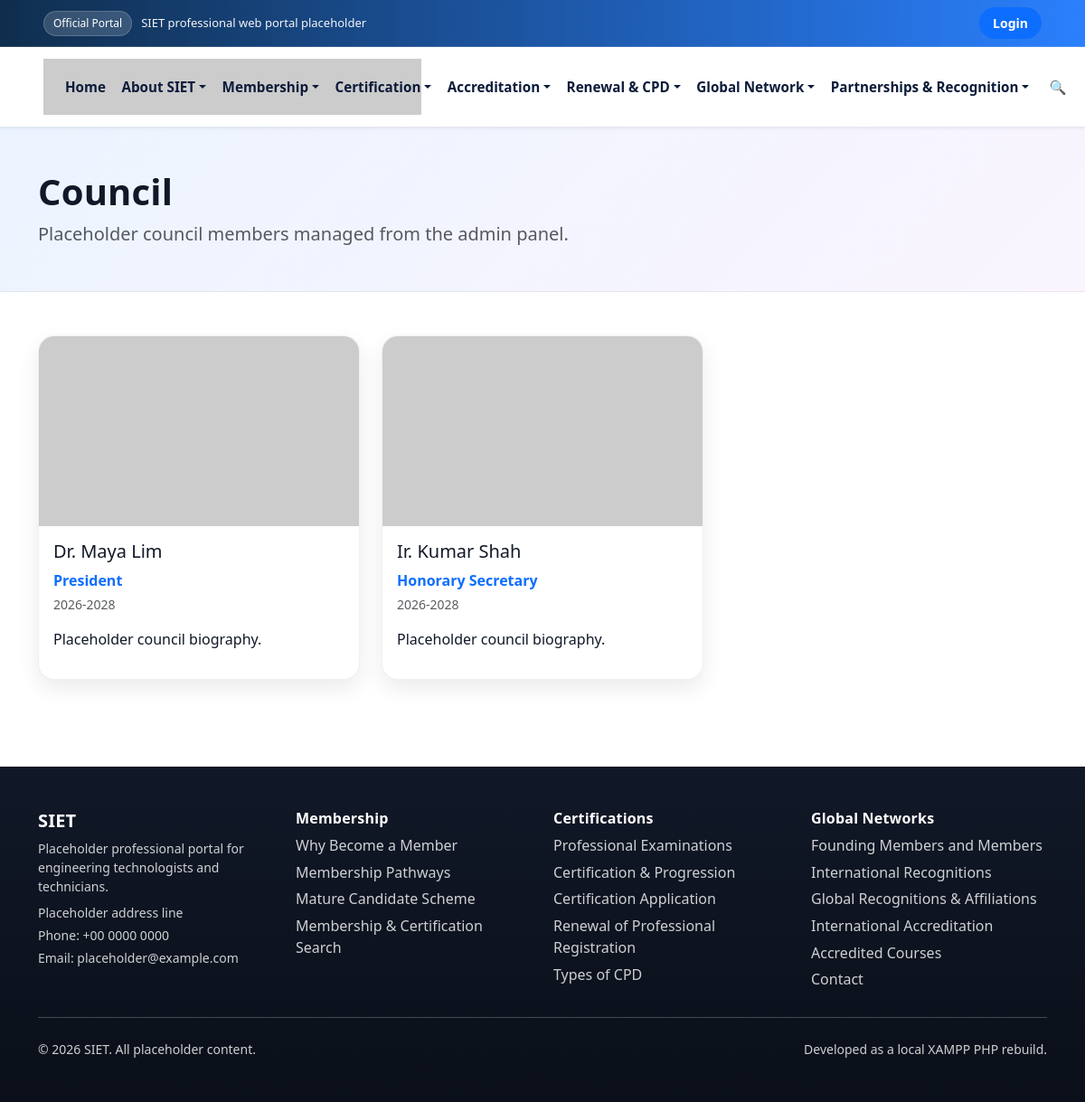
The page /council.php on the database its author committed.
### tables this page shows
CREATE TABLE council (
  id INT AUTO_INCREMENT PRIMARY KEY,
  name VARCHAR(100) NOT NULL,
  position VARCHAR(100),
  period VARCHAR(50),
  image VARCHAR(255),
  bio TEXT,
  display_order INT DEFAULT 0,
  created_at TIMESTAMP DEFAULT CURRENT_TIMESTAMP
);

### council.php (the view, shortened to what this page needs)
<?php
require_once __DIR__ . '/includes/header.php';
$members = $pdo->query('SELECT * FROM council ORDER BY display_order, name')->fetchAll();
?>
<div class="container py-5"><div class="row g-4">
<?php foreach ($members as $member): ?>
  <div class="col-md-6 col-lg-4"><div class="card h-100">
    <img src="<?= e(media_url($member['image']) ?: 'https://placehold.co/400x300?text=Council') ?>" class="card-img-top" alt="">
    <div class="card-body"><h5><?= e($member['name']) ?></h5><p class="text-gold fw-bold mb-1"><?= e($member['position']) ?></p><p class="small text-muted"><?= e($member['period']) ?></p><p><?= e($member['bio']) ?></p></div>
  </div></div>
<?php endforeach; ?>
</div></div>
<?php require_once __DIR__ . '/includes/footer.php'; ?>

### assets/css/custom.css (style rules this page uses)
:root { --primary-color: #0d6efd; --secondary-color: #06b6d4; --accent-color: #a855f7; --text-dark: #111827; --text-muted: #6b7280; --background-soft: #f8fafc; --font-family: "Segoe UI", system-ui, -apple-system, Arial, sans-serif; --navbar-bg: #ffffff; --footer-bg: linear-gradient(180deg, rgba(17,24,39,1) 0%, rgba(10,15,25,1) 100%); --topbar-bg: linear-gradient(90deg, rgba(11,42,74,.98), rgba(13,110,253,.88)); --card-shadow: 0 10px 25px rgba(0,0,0,.08); --card-border: 1px solid rgba(0,0,0,.06); --border-radius: 18px; --pill-radius: 999px; --s-color: #2563eb; --i-color: #16a34a; --e-color: #f97316; --t-color: #a855f7; --bs-primary: #0d6efd; --bs-primary-rgb: 13,110,253; --bs-body-font-family: var(--font-family); --bs-body-color: var(--text-dark); --bs-link-color: var(--primary-color); --bs-link-hover-color: #0b5ed7; }
body { background: #ffffff; color: var(--text-dark); font-family: var(--font-family); }
.smooth-scroll { scroll-behavior: smooth; }
.lead-card, .contact-card, .card, .stat-card, .value-card, .about-card, .about-side__card { background: #fff; border: var(--card-border); border-radius: var(--border-radius); box-shadow: var(--card-shadow); }
.card, .stat-card { overflow: hidden; }
.card-img-top { height: 210px; object-fit: cover; }
.text-gold, .text-brand { color: var(--primary-color); }

### rows shown on the page
council: name "Dr. Maya Lim", position "President", period "2026-2028", bio "Placeholder council biography."
council: name "Ir. Kumar Shah", position "Honorary Secretary", period "2026-2028", bio "Placeholder council biography."

### other values the page prints
$heroTitle "Council"
$heroSubtitle "Placeholder council members managed from the admin panel."
SITE_NAME "SIET"
